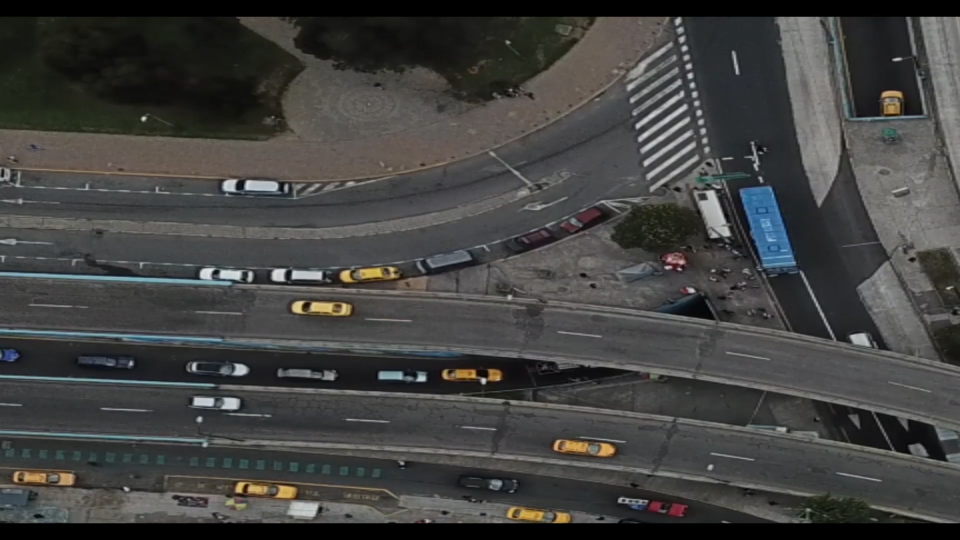
#> input picture detector_flujo_urbano/notebooks/imagenes/detectar-taxis.png, 1920 x 1080 px (shown at 1/2 size)
$ jupyter execute Detectar-taxis.ipynb
#> lines starting #> are read from the running program, lines starting #| are printed output that depends on the picture; after the words box and inside, x2 and y2 are one past the last pixel; in counts of white or black regions, pixels touching at a corner belong together
# Detectar color

[cell 1]
import matplotlib.pyplot as plt
import cv2
import numpy as np

[cell 2]
img = cv2.imread('imagenes/detectar-taxis.png')
#> img is the input picture: shape (1080, 1920, 3); mean B, G, R 64.8, 66.3, 66
hsv = cv2.cvtColor(img, cv2.COLOR_BGR2HSV)
#> hsv: shape (1080, 1920, 3); mean H, S, V 55.7, 25.9, 68.9
img = cv2.cvtColor(img, cv2.COLOR_BGR2RGB)

plt.imshow(img)

[cell 3]
xr1 = 0
xr2 = 1200
yr1 = 300
yr2 = 1000
roi = hsv[yr1:yr2,xr1:xr2]
#> roi: shape (700, 1200, 3); mean H, S, V 67.3, 23.8, 76.2

#hay que encontrar los valores para detectar amarillo
lower = np.array([20, 60, 60])
upper = np.array([40, 255, 255])
center_color = cv2.inRange(roi,lower,upper)
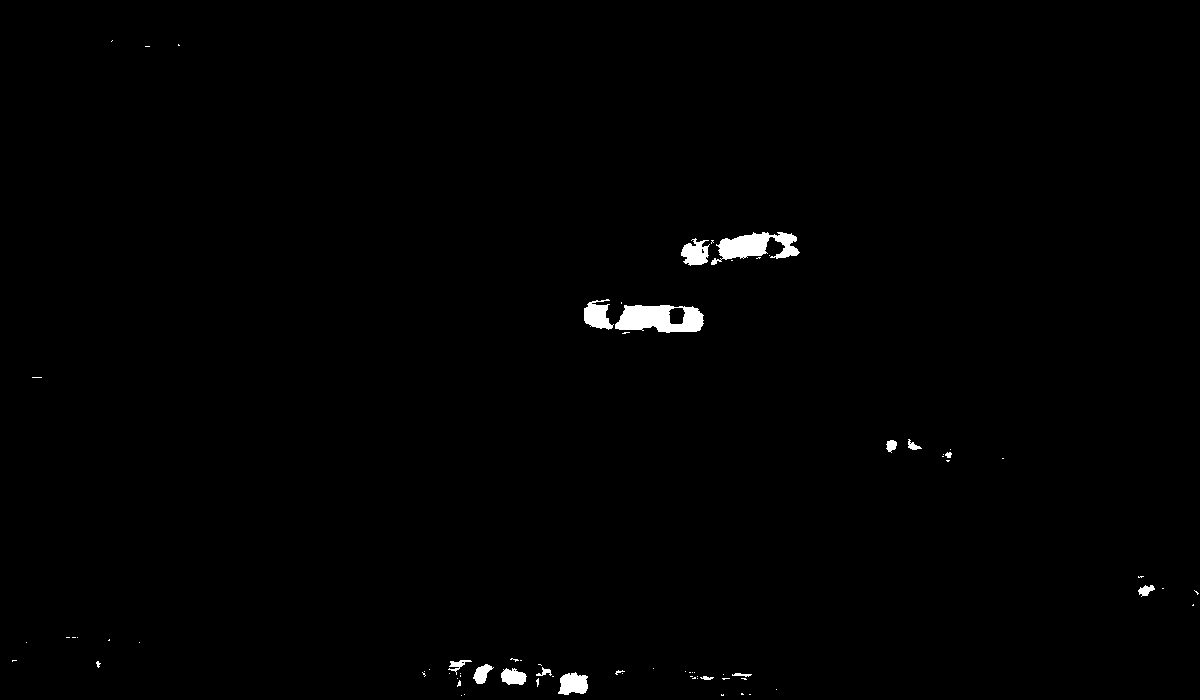
#> center_color: shape (700, 1200); 0.75% white; 75 white regions (59 under 20 px), largest, box (x1, y1, x2, y2) and area: (615, 305, 704, 333) 1795, (711, 232, 800, 265) 1473, (584, 299, 614, 330) 576

[cell 4]
plt.imshow(center_color,'gray')

[cell 5]
center_color.max()
#> Out = 255

[cell 6]
center_color[np.where(center_color>0)]=1
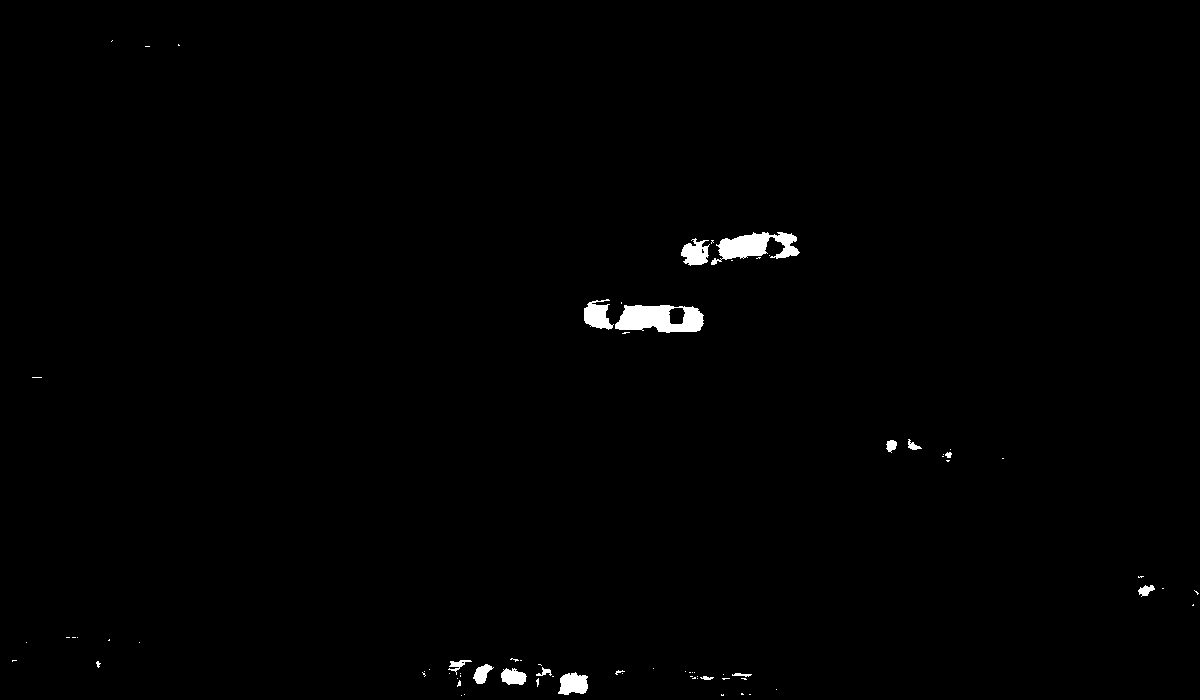
#> center_color: shape (700, 1200); values 0 (black) and 1 (white), 0.75% white; 75 white regions (59 under 20 px), largest, box (x1, y1, x2, y2) and area: (615, 305, 704, 333) 1795, (711, 232, 800, 265) 1473, (584, 299, 614, 330) 576

[cell 7]
plt.imshow(center_color,'gray')

[cell 8]
center_color.max()
#> Out = 1

[cell 9]
#hay que encontrar los valores para detectar amarillo
lower = np.array([10, 10, 10])
upper = np.array([20, 255, 255])
center_color = cv2.inRange(hsv,lower,upper)
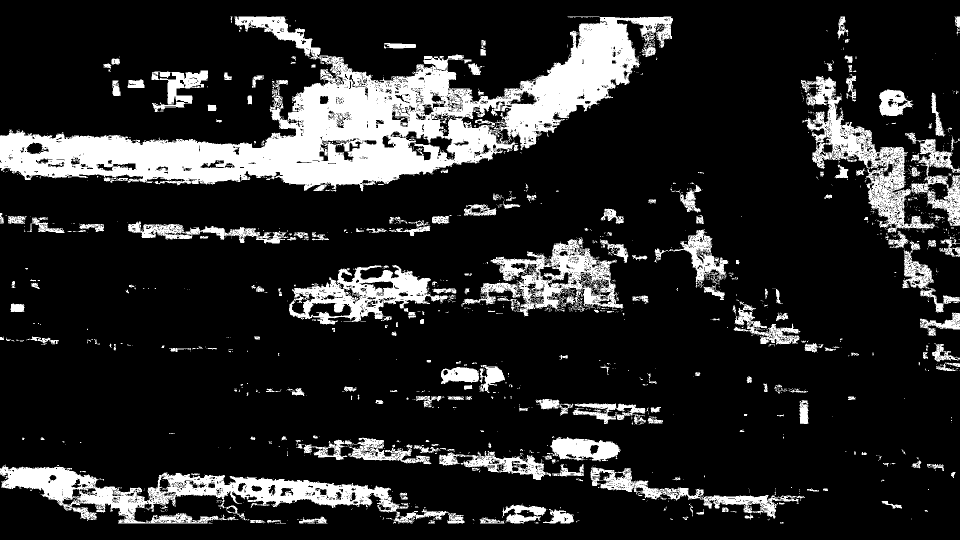
#> center_color: shape (1080, 1920) (shown at 1/2 size); 16% white; 1575 white regions (1322 under 20 px), largest, box (x1, y1, x2, y2) and area: (0, 33, 1346, 383) 152463, (0, 931, 817, 1047) 32993, (1602, 152, 1920, 465) 24743
center_color[np.where(center_color>0)]=1
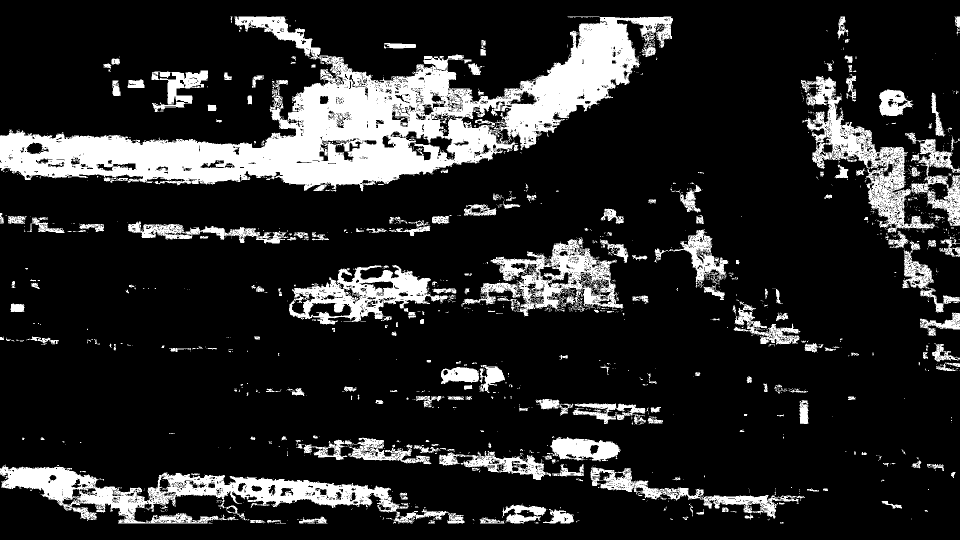
#> center_color: shape (1080, 1920) (shown at 1/2 size); values 0 (black) and 1 (white), 16% white; 1575 white regions (1322 under 20 px), largest, box (x1, y1, x2, y2) and area: (0, 33, 1346, 383) 152463, (0, 931, 817, 1047) 32993, (1602, 152, 1920, 465) 24743
plt.imshow(center_color,'gray')

$ run again, with detector_flujo_urbano/notebooks/imagenes/roi.jpg saved as detector_flujo_urbano/notebooks/imagenes/detectar-taxis.png
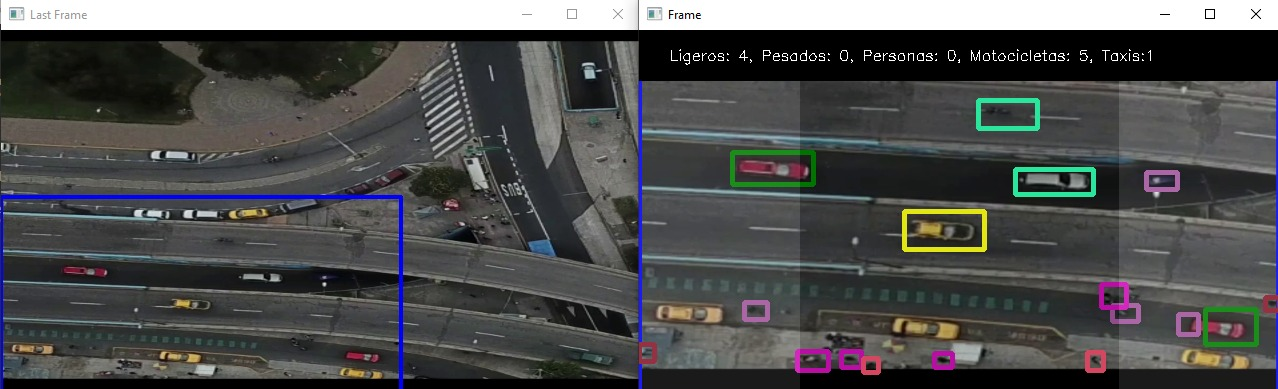
#> input picture detector_flujo_urbano/notebooks/imagenes/roi.jpg, 1278 x 389 px
#> img is the input picture: shape (389, 1278, 3); mean B, G, R 78.3, 78.4, 77.6
#> hsv: shape (389, 1278, 3); mean H, S, V 52.8, 30.7, 83.2
#> roi: shape (89, 1200, 3); mean H, S, V 55.3, 40.9, 70.8
#> `center_color = cv2.inRange(roi,lower,upper)`:
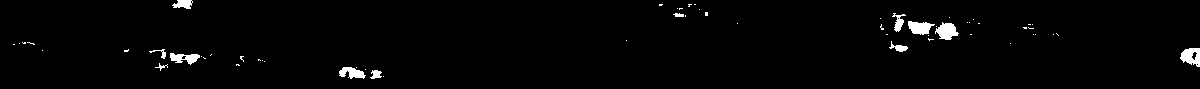
#> center_color: shape (89, 1200); 1.8% white; 60 white regions (48 under 20 px), largest, box (x1, y1, x2, y2) and area: (935, 22, 959, 40) 272, (1180, 48, 1200, 67) 260, (908, 21, 935, 35) 247
#> `center_color.max()`: Out = 255
#> `center_color.max()`: Out = 1
#> `center_color[np.where(center_color>0)]=1`:
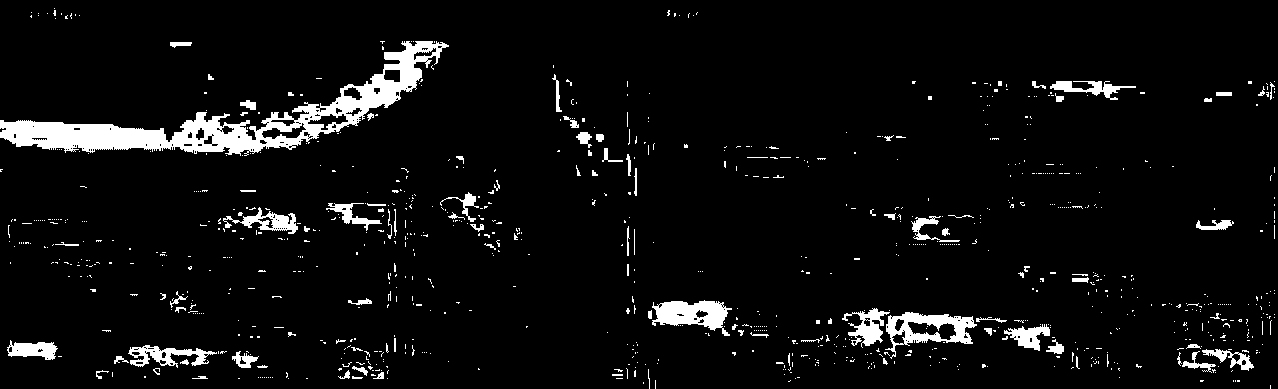
#> center_color: shape (389, 1278); values 0 (black) and 1 (white), 5.4% white; 942 white regions (847 under 20 px), largest, box (x1, y1, x2, y2) and area: (0, 41, 449, 156) 10972, (885, 312, 977, 359) 1658, (652, 300, 732, 336) 1582
